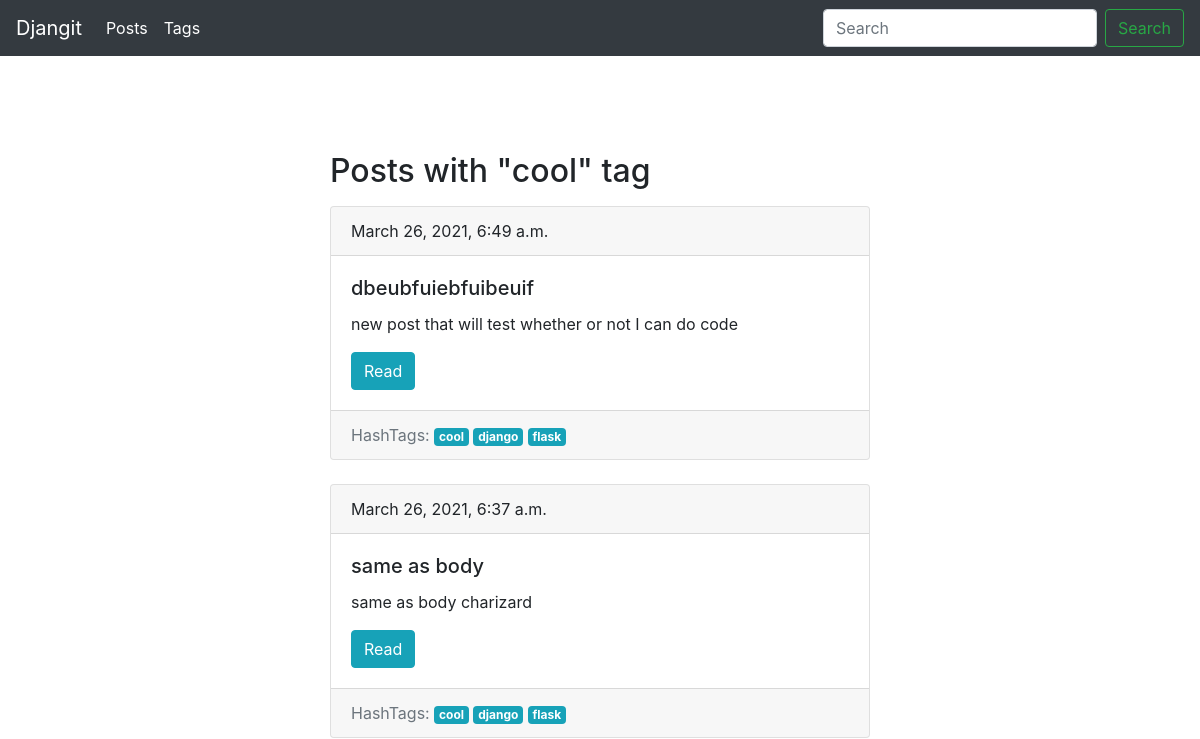
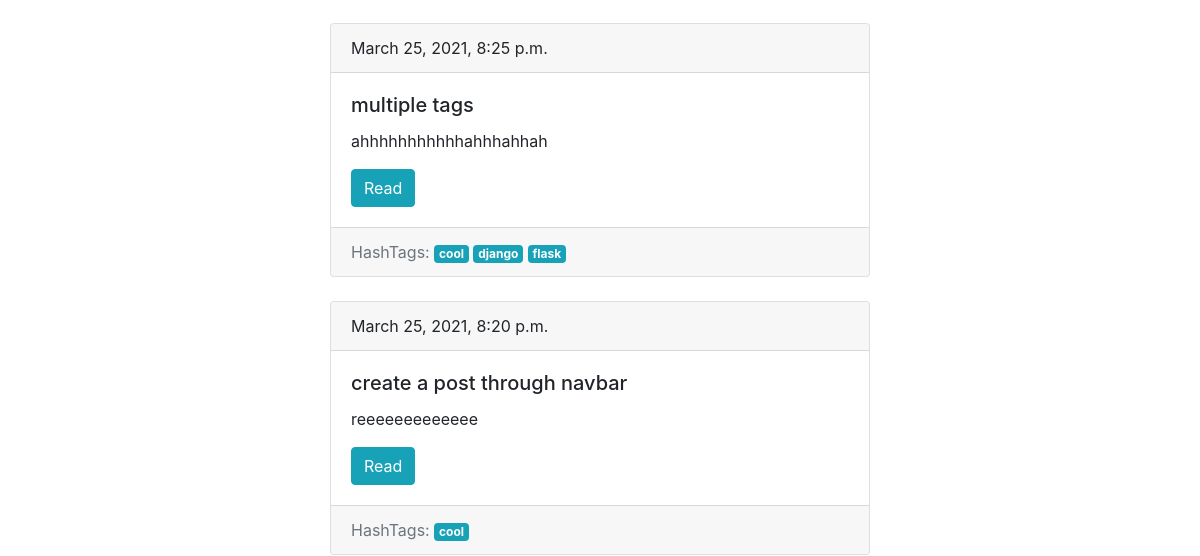
/blog/tag/cool/ (upper part), run on an earlier commit of the app's database (2 pictures, top to bottom).
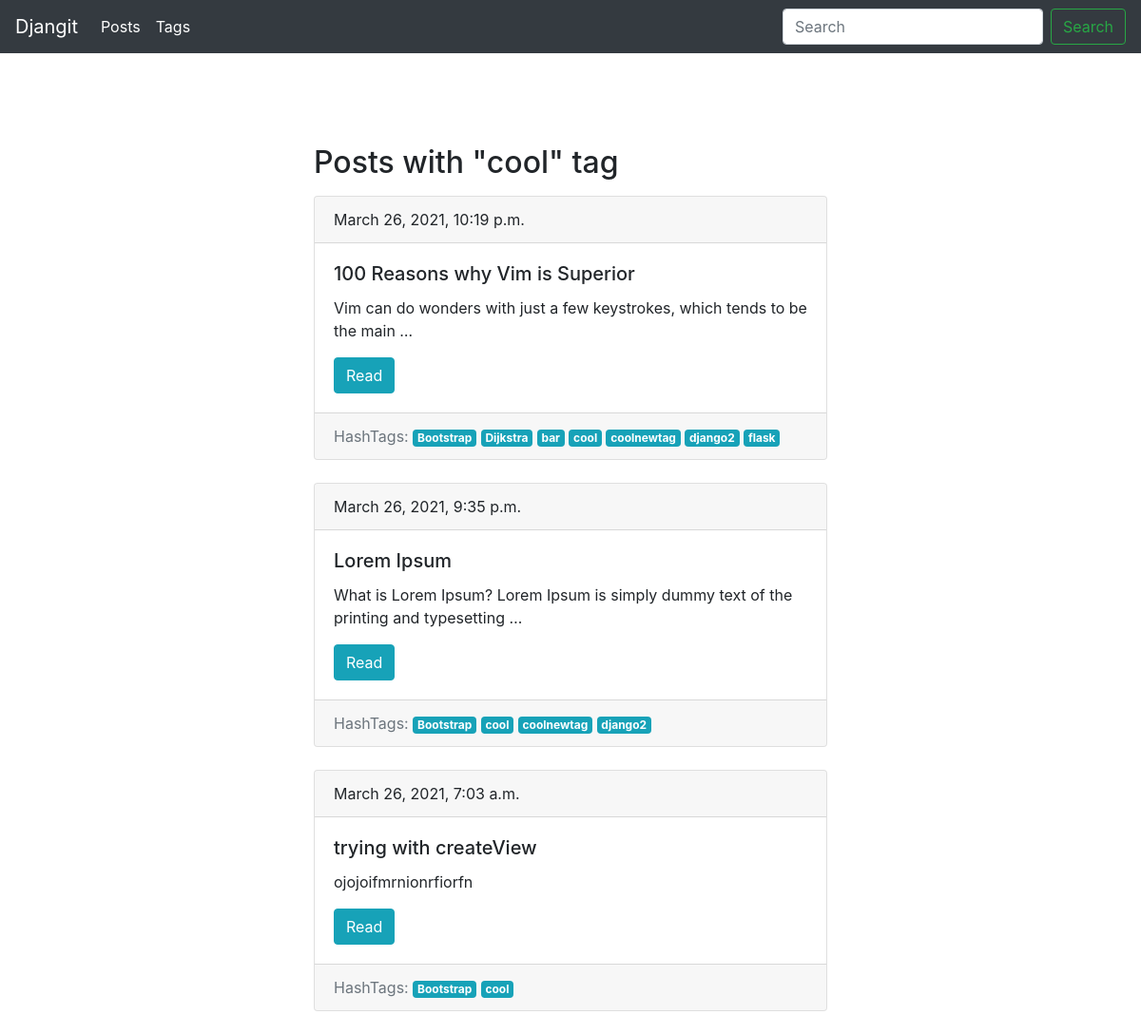
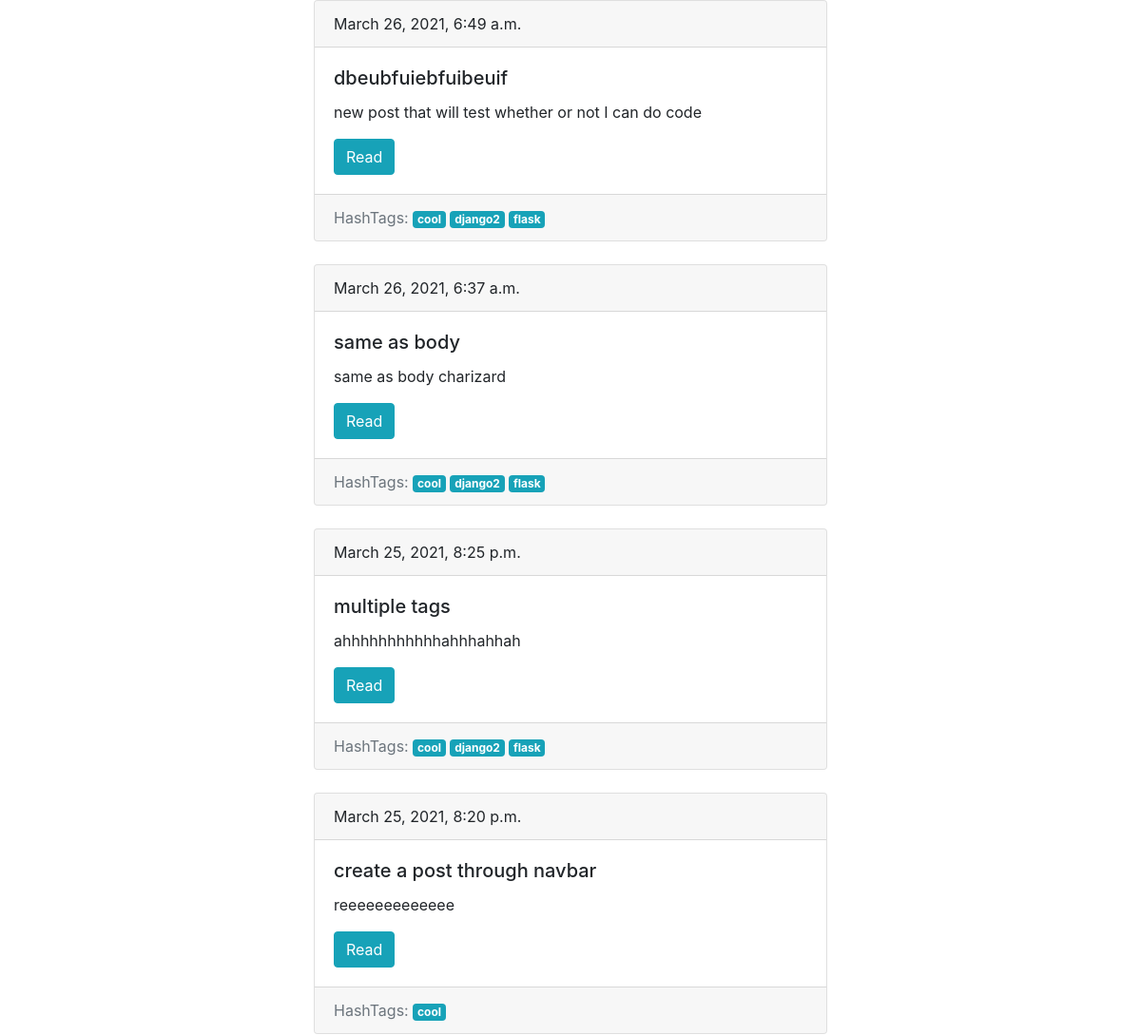
And on a later commit of the database (2 pictures, top to bottom).
### blog/models.py (models this page shows, shortened)
class Post(models.Model):
    title = models.CharField(max_length=150, db_index=True)
    slug = models.SlugField(max_length=200, unique=True, blank=True)
    body = models.TextField(blank=True, db_index=True)
    date_pub = models.DateTimeField(auto_now_add=True)
    tags = models.ManyToManyField('Tag', blank=True, related_name='posts')
    def get_absolute_url(self):
        return reverse("post_detail_url", kwargs={"slug": self.slug})
    class Meta:
        ordering = ['-date_pub']

class Tag(models.Model):
    title = models.CharField(max_length=150)
    slug = models.SlugField(max_length=150, unique=True)
    def get_absolute_url(self):
        return reverse("tag_detail_url", kwargs={"slug": self.slug})
    class Meta:
        ordering = ['title']

### blog/views.py (the view)
# urls.py: path('tag/<str:slug>/', TagDetail.as_view(), name='tag_detail_url'),
class TagDetail(DetailObjectMixin, View):
    model = Tag
    template = 'blog/tag_detail.html'

### blog/utils.py (called while the page is built)
    def get(self, request, slug):
        obj = get_object_or_404(self.model, slug__iexact=slug)
        return render(request, self.template, context={self.model.__name__.lower(): obj,
        'admin_object': obj})

### blog/templates/blog/tag_detail.html (shortened to what this page needs)
{% extends 'blog/base_blog.html' %}
{% block content %}
    <h2 class="mt-5 mb-3">
        Posts with "{{tag.title}}" tag
    </h2>
    {% for post in tag.posts.all %}
        {% include 'blog/includes/post_card_template.html'%}
    {% endfor %}
{% endblock  %}

### blog/templates/blog/includes/post_card_template.html
<div class="card mb-4">
    <div class="card-header">
        {{post.date_pub}}
    </div>
    <div class="card-body">
        <h5 class="card-title">{{post.title}}</h5>
        <p class="card-text">{{post.body | truncatewords:15}}</p>
        <a href="{{ post.get_absolute_url }}" class="btn btn-info">Read</a>
    </div>
    <div class="card-footer text-muted">
        HashTags:
        {% for tag in post.tags.all %}
            <a href="{{ tag.get_absolute_url }}">
                <span class="badge badge-info">{{ tag.title }}</span>
            </a>
        {% endfor %}
    </div>
</div>

What changed in the data, as far as the page shows it:
added Post: date_pub "March 26, 2021, 10:19 p.m.", title "100 Reasons why Vim is Superior", body "Vim can do wonders with just a few keystrokes, which tends to be the main …", Tag (title "cool"), Tag (title "django2"), Tag (title "flask")
added Tag: title "Bootstrap"
added Tag: title "Dijkstra", shown under "March 26, 2021, 10:19 p.m."
added Tag: title "bar", shown under "March 26, 2021, 10:19 p.m."
now on this page (row unchanged): Tag: title "coolnewtag"
changed Tag: title "django" → "django2"
added Post: date_pub "March 26, 2021, 9:35 p.m.", title "Lorem Ipsum", body "What is Lorem Ipsum? Lorem Ipsum is simply dummy text of the printing and typesetting …", Tag (title "cool"), Tag (title "django2")
now on this page (row unchanged): Post: date_pub "March 26, 2021, 7:03 a.m.", title "trying with createView", body "ojojoifmrnionrfiorfn", Tag (title "cool")
